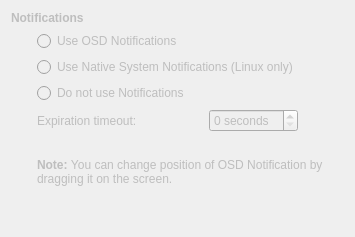
         <widget class="QWidget" name="notificationsPage">
          <property name="enabled">
           <bool>false</bool>
          </property>
          <layout class="QGridLayout" name="gridLayout_17">
           <item row="0" column="0" colspan="4">
            <widget class="QLabel" name="label_41">
             <property name="text">
              <string>&lt;b&gt;Notifications&lt;/b&gt;</string>
             </property>
            </widget>
           </item>
           <item row="1" column="1" colspan="3">
            <widget class="QRadioButton" name="useOSDNotifications">
             <property name="text">
              <string>Use OSD Notifications</string>
             </property>
            </widget>
           </item>
           <item row="2" column="1" colspan="3">
            <widget class="QRadioButton" name="useNativeSystemNotifications">
             <property name="enabled">
              <bool>false</bool>
             </property>
             <property name="text">
              <string>Use Native System Notifications (Linux only)</string>
             </property>
            </widget>
           </item>
           <item row="3" column="1" colspan="3">
            <widget class="QRadioButton" name="doNotUseNotifications">
             <property name="text">
              <string>Do not use Notifications</string>
             </property>
            </widget>
           </item>
           <item row="7" column="1">
            <spacer name="verticalSpacer_4">
             <property name="orientation">
              <enum>Qt::Vertical</enum>
             </property>
             <property name="sizeHint" stdset="0">
              <size>
               <width>20</width>
               <height>40</height>
              </size>
             </property>
            </spacer>
           </item>
           <item row="1" column="0">
            <spacer name="horizontalSpacer_13">
             <property name="orientation">
              <enum>Qt::Horizontal</enum>
             </property>
             <property name="sizeType">
              <enum>QSizePolicy::Fixed</enum>
             </property>
             <property name="sizeHint" stdset="0">
              <size>
               <width>20</width>
               <height>20</height>
              </size>
             </property>
            </spacer>
           </item>
           <item row="4" column="4">
            <spacer name="horizontalSpacer_17">
             <property name="orientation">
              <enum>Qt::Horizontal</enum>
             </property>
             <property name="sizeHint" stdset="0">
              <size>
               <width>40</width>
               <height>20</height>
              </size>
             </property>
            </spacer>
           </item>
           <item row="4" column="1" colspan="3">
            <layout class="QHBoxLayout" name="horizontalLayout_10">
             <item>
              <widget class="QLabel" name="label_42">
               <property name="text">
                <string>Expiration timeout:</string>
               </property>
              </widget>
             </item>
             <item>
              <widget class="QSpinBox" name="notificationTimeout">
               <property name="sizePolicy">
                <sizepolicy hsizetype="Fixed" vsizetype="Fixed">
                 <horstretch>0</horstretch>
                 <verstretch>0</verstretch>
                </sizepolicy>
               </property>
               <property name="suffix">
                <string> seconds</string>
               </property>
              </widget>
             </item>
            </layout>
           </item>
           <item row="6" column="1" colspan="4">
            <widget class="QLabel" name="label_43">
             <property name="text">
              <string>&lt;b&gt;Note: &lt;/b&gt;You can change position of OSD Notification by dragging it on the screen.</string>
             </property>
             <property name="wordWrap">
              <bool>true</bool>
             </property>
            </widget>
           </item>
           <item row="5" column="1">
            <spacer name="verticalSpacer_5">
             <property name="orientation">
              <enum>Qt::Vertical</enum>
             </property>
             <property name="sizeType">
              <enum>QSizePolicy::Fixed</enum>
             </property>
             <property name="sizeHint" stdset="0">
              <size>
               <width>0</width>
               <height>20</height>
              </size>
             </property>
            </spacer>
           </item>
          </layout>
         </widget>
